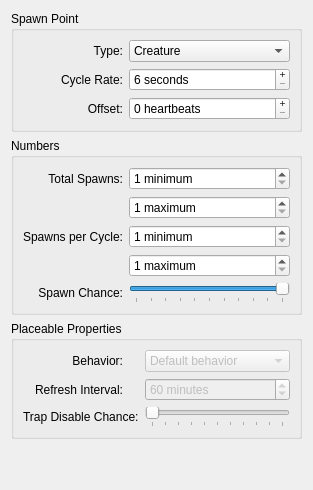
        <widget class="QWidget" name="tabBasics">
         <attribute name="title">
          <string>Basics</string>
         </attribute>
         <layout class="QVBoxLayout" name="verticalLayout_2">
          <item>
           <widget class="QGroupBox" name="gbSpawnPoint">
            <property name="title">
             <string>Spawn Point</string>
            </property>
            <layout class="QFormLayout" name="formLayout">
             <item row="1" column="0">
              <widget class="QLabel" name="CycleRate_l">
               <property name="minimumSize">
                <size>
                 <width>100</width>
                 <height>0</height>
                </size>
               </property>
               <property name="text">
                <string>Cycle Rate:</string>
               </property>
               <property name="alignment">
                <set>Qt::AlignRight|Qt::AlignTrailing|Qt::AlignVCenter</set>
               </property>
               <property name="wordWrap">
                <bool>false</bool>
               </property>
              </widget>
             </item>
             <item row="1" column="1">
              <widget class="QSpinBox" name="CycleRate_v">
               <property name="toolTip">
                <string/>
               </property>
               <property name="statusTip">
                <string>Seconds between spawn cycles.</string>
               </property>
               <property name="buttonSymbols">
                <enum>QAbstractSpinBox::PlusMinus</enum>
               </property>
               <property name="suffix">
                <string> seconds</string>
               </property>
               <property name="minimum">
                <number>6</number>
               </property>
               <property name="maximum">
                <number>3600</number>
               </property>
               <property name="singleStep">
                <number>6</number>
               </property>
               <property name="value">
                <number>6</number>
               </property>
              </widget>
             </item>
             <item row="2" column="0">
              <widget class="QLabel" name="CycleOffset_l">
               <property name="minimumSize">
                <size>
                 <width>100</width>
                 <height>0</height>
                </size>
               </property>
               <property name="text">
                <string>Offset:</string>
               </property>
               <property name="alignment">
                <set>Qt::AlignRight|Qt::AlignTrailing|Qt::AlignVCenter</set>
               </property>
              </widget>
             </item>
             <item row="2" column="1">
              <widget class="QSpinBox" name="CycleOffset_v">
               <property name="statusTip">
                <string>Offsets a cycle. Useful for staggering spawns on the same heartbeat.</string>
               </property>
               <property name="buttonSymbols">
                <enum>QAbstractSpinBox::PlusMinus</enum>
               </property>
               <property name="suffix">
                <string> heartbeats</string>
               </property>
              </widget>
             </item>
             <item row="0" column="0">
              <widget class="QLabel" name="SpawnType_l">
               <property name="minimumSize">
                <size>
                 <width>100</width>
                 <height>0</height>
                </size>
               </property>
               <property name="text">
                <string>Type:</string>
               </property>
               <property name="alignment">
                <set>Qt::AlignRight|Qt::AlignTrailing|Qt::AlignVCenter</set>
               </property>
              </widget>
             </item>
             <item row="0" column="1">
              <widget class="QComboBox" name="SpawnType_v">
               <property name="statusTip">
                <string>Determines if the spawn is for a creature, group, placeable, or item.</string>
               </property>
               <item>
                <property name="text">
                 <string>Creature</string>
                </property>
               </item>
               <item>
                <property name="text">
                 <string>Group</string>
                </property>
               </item>
               <item>
                <property name="text">
                 <string>Placeable</string>
                </property>
               </item>
               <item>
                <property name="text">
                 <string>Item</string>
                </property>
               </item>
              </widget>
             </item>
            </layout>
           </widget>
          </item>
          <item>
           <widget class="QGroupBox" name="gbNumbers">
            <property name="title">
             <string>Numbers</string>
            </property>
            <layout class="QFormLayout" name="formLayout_2">
             <item row="0" column="0">
              <widget class="QLabel" name="TotalSpawns_l">
               <property name="minimumSize">
                <size>
                 <width>100</width>
                 <height>0</height>
                </size>
               </property>
               <property name="text">
                <string>Total Spawns:</string>
               </property>
               <property name="alignment">
                <set>Qt::AlignRight|Qt::AlignTrailing|Qt::AlignVCenter</set>
               </property>
              </widget>
             </item>
             <item row="0" column="1">
              <widget class="QSpinBox" name="TotalSpawnsMin_v">
               <property name="toolTip">
                <string/>
               </property>
               <property name="statusTip">
                <string>Minimum number of creatures to be maintained.</string>
               </property>
               <property name="suffix">
                <string> minimum</string>
               </property>
               <property name="minimum">
                <number>1</number>
               </property>
               <property name="maximum">
                <number>99</number>
               </property>
               <property name="value">
                <number>1</number>
               </property>
              </widget>
             </item>
             <item row="1" column="1">
              <widget class="QSpinBox" name="TotalSpawnsMax_v">
               <property name="statusTip">
                <string>Maximum number of creatures to be maintained.</string>
               </property>
               <property name="suffix">
                <string> maximum</string>
               </property>
               <property name="minimum">
                <number>1</number>
               </property>
               <property name="value">
                <number>1</number>
               </property>
              </widget>
             </item>
             <item row="2" column="0">
              <widget class="QLabel" name="SpawnsPerCycle_l">
               <property name="minimumSize">
                <size>
                 <width>100</width>
                 <height>0</height>
                </size>
               </property>
               <property name="text">
                <string>Spawns per Cycle:</string>
               </property>
               <property name="alignment">
                <set>Qt::AlignRight|Qt::AlignTrailing|Qt::AlignVCenter</set>
               </property>
               <property name="wordWrap">
                <bool>true</bool>
               </property>
              </widget>
             </item>
             <item row="2" column="1">
              <widget class="QSpinBox" name="SpawnsPerCycleMin_v">
               <property name="statusTip">
                <string>Minimum number of spawns per cycle.</string>
               </property>
               <property name="suffix">
                <string> minimum</string>
               </property>
               <property name="minimum">
                <number>1</number>
               </property>
               <property name="value">
                <number>1</number>
               </property>
              </widget>
             </item>
             <item row="3" column="1">
              <widget class="QSpinBox" name="SpawnsPerCycleMax_v">
               <property name="statusTip">
                <string>Maximum number of spawns per cycle.</string>
               </property>
               <property name="suffix">
                <string> maximum</string>
               </property>
               <property name="minimum">
                <number>1</number>
               </property>
               <property name="value">
                <number>1</number>
               </property>
              </widget>
             </item>
             <item row="1" column="0">
              <widget class="QWidget" name="gbNumbersPad1" native="true">
               <property name="minimumSize">
                <size>
                 <width>100</width>
                 <height>0</height>
                </size>
               </property>
              </widget>
             </item>
             <item row="3" column="0">
              <widget class="QWidget" name="gbNumbersPad2" native="true">
               <property name="minimumSize">
                <size>
                 <width>100</width>
                 <height>0</height>
                </size>
               </property>
              </widget>
             </item>
             <item row="4" column="0">
              <widget class="QLabel" name="SpawnChance_l">
               <property name="minimumSize">
                <size>
                 <width>100</width>
                 <height>0</height>
                </size>
               </property>
               <property name="text">
                <string>Spawn Chance:</string>
               </property>
               <property name="alignment">
                <set>Qt::AlignRight|Qt::AlignTrailing|Qt::AlignVCenter</set>
               </property>
              </widget>
             </item>
             <item row="4" column="1">
              <widget class="QSlider" name="SpawnChance_v">
               <property name="statusTip">
                <string>Chance of a spawn happening (1-100%).</string>
               </property>
               <property name="minimum">
                <number>0</number>
               </property>
               <property name="maximum">
                <number>100</number>
               </property>
               <property name="sliderPosition">
                <number>100</number>
               </property>
               <property name="orientation">
                <enum>Qt::Horizontal</enum>
               </property>
               <property name="tickPosition">
                <enum>QSlider::TicksBelow</enum>
               </property>
               <property name="tickInterval">
                <number>10</number>
               </property>
              </widget>
             </item>
            </layout>
           </widget>
          </item>
          <item>
           <widget class="QGroupBox" name="gbPlaceProp">
            <property name="title">
             <string>Placeable Properties</string>
            </property>
            <layout class="QFormLayout" name="formLayout_19">
             <item row="0" column="0">
              <widget class="QLabel" name="PlaceBehavior_l">
               <property name="minimumSize">
                <size>
                 <width>100</width>
                 <height>0</height>
                </size>
               </property>
               <property name="text">
                <string>Behavior:</string>
               </property>
               <property name="alignment">
                <set>Qt::AlignRight|Qt::AlignTrailing|Qt::AlignVCenter</set>
               </property>
              </widget>
             </item>
             <item row="0" column="1">
              <widget class="QComboBox" name="PlaceBehavior_v">
               <property name="enabled">
                <bool>false</bool>
               </property>
               <property name="statusTip">
                <string>Behavior of a placeable after it spawns.</string>
               </property>
               <item>
                <property name="text">
                 <string>Default behavior</string>
                </property>
               </item>
               <item>
                <property name="text">
                 <string>Despawn if empty</string>
                </property>
               </item>
               <item>
                <property name="text">
                 <string>Refill if empty</string>
                </property>
               </item>
               <item>
                <property name="text">
                 <string>Refresh at an interval</string>
                </property>
               </item>
              </widget>
             </item>
             <item row="2" column="1">
              <widget class="QSlider" name="TrapDisableChance_v">
               <property name="enabled">
                <bool>false</bool>
               </property>
               <property name="statusTip">
                <string>Chance of the placeable spawning with its trap disabled. </string>
               </property>
               <property name="maximum">
                <number>100</number>
               </property>
               <property name="orientation">
                <enum>Qt::Horizontal</enum>
               </property>
               <property name="tickPosition">
                <enum>QSlider::TicksBelow</enum>
               </property>
               <property name="tickInterval">
                <number>10</number>
               </property>
              </widget>
             </item>
             <item row="1" column="0">
              <widget class="QLabel" name="RefreshInterval_l">
               <property name="minimumSize">
                <size>
                 <width>100</width>
                 <height>0</height>
                </size>
               </property>
               <property name="text">
                <string>Refresh Interval:</string>
               </property>
               <property name="alignment">
                <set>Qt::AlignRight|Qt::AlignTrailing|Qt::AlignVCenter</set>
               </property>
              </widget>
             </item>
             <item row="1" column="1">
              <widget class="QSpinBox" name="RefreshInterval_v">
               <property name="enabled">
                <bool>false</bool>
               </property>
               <property name="statusTip">
                <string>Interval that the placeable will refresh itself, if specified above.</string>
               </property>
               <property name="suffix">
                <string> minutes</string>
               </property>
               <property name="minimum">
                <number>1</number>
               </property>
               <property name="maximum">
                <number>999</number>
               </property>
               <property name="value">
                <number>60</number>
               </property>
              </widget>
             </item>
             <item row="2" column="0">
              <widget class="QLabel" name="TrapDisableChance_l">
               <property name="minimumSize">
                <size>
                 <width>100</width>
                 <height>0</height>
                </size>
               </property>
               <property name="text">
                <string>Trap Disable Chance:</string>
               </property>
              </widget>
             </item>
            </layout>
           </widget>
          </item>
          <item>
           <spacer name="vSpaceBasics">
            <property name="orientation">
             <enum>Qt::Vertical</enum>
            </property>
            <property name="sizeHint" stdset="0">
             <size>
              <width>20</width>
              <height>40</height>
             </size>
            </property>
           </spacer>
          </item>
         </layout>
        </widget>
